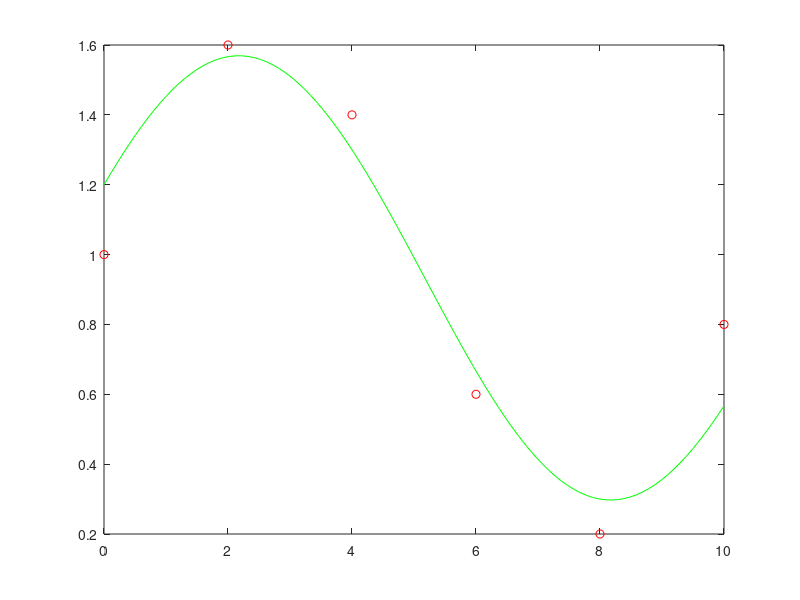

This figure's MATLAB source:
clc; clear all; close all;

t = [0, 2, 4, 6, 8, 10]; y = [1.0, 1.6, 1.4, .6, .2, .8];
A = [ones(6,1), sin((2/12)*pi.*t'), cos((2/12)*pi.*t')];
c = A \ y';
H = @(x) c(1) + c(2).*sin((2/12)*pi.*x) + c(3).*cos((2/12)*pi.*x);
x_lin = linspace(0, 10);
plot(t, y, 'ro'); hold on; plot(x_lin, H(x_lin), 'g')
